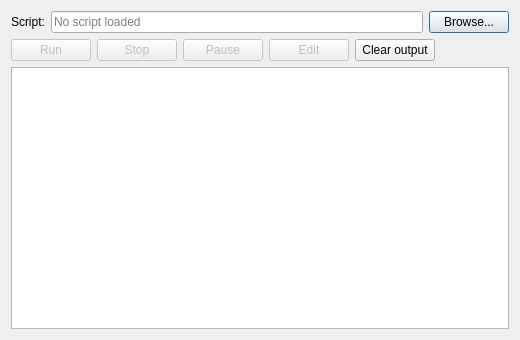
<?xml version="1.0" encoding="UTF-8"?>
<ui version="4.0">
 <class>LuaConsoleDialog</class>
 <widget class="QDialog" name="LuaConsoleDialog">
  <property name="geometry">
   <rect>
    <x>0</x>
    <y>0</y>
    <width>520</width>
    <height>340</height>
   </rect>
  </property>
  <property name="windowTitle">
   <string>Lua Script - melonDS</string>
  </property>
  <layout class="QVBoxLayout" name="verticalLayout">
   <item>
    <layout class="QHBoxLayout" name="layoutScript">
     <item>
      <widget class="QLabel" name="lblScript">
       <property name="text">
        <string>Script:</string>
       </property>
      </widget>
     </item>
     <item>
      <widget class="QLineEdit" name="txtScriptPath">
       <property name="readOnly">
        <bool>true</bool>
       </property>
       <property name="placeholderText">
        <string>No script loaded</string>
       </property>
      </widget>
     </item>
     <item>
      <widget class="QPushButton" name="btnBrowse">
       <property name="text">
        <string>Browse...</string>
       </property>
      </widget>
     </item>
    </layout>
   </item>
   <item>
    <layout class="QHBoxLayout" name="layoutButtons">
     <item>
      <widget class="QPushButton" name="btnRun">
       <property name="enabled">
        <bool>false</bool>
       </property>
       <property name="text">
        <string>Run</string>
       </property>
      </widget>
     </item>
     <item>
      <widget class="QPushButton" name="btnStop">
       <property name="enabled">
        <bool>false</bool>
       </property>
       <property name="text">
        <string>Stop</string>
       </property>
      </widget>
     </item>
     <item>
      <widget class="QPushButton" name="btnPause">
       <property name="enabled">
        <bool>false</bool>
       </property>
       <property name="text">
        <string>Pause</string>
       </property>
      </widget>
     </item>
     <item>
      <widget class="QPushButton" name="btnEdit">
       <property name="enabled">
        <bool>false</bool>
       </property>
       <property name="text">
        <string>Edit</string>
       </property>
      </widget>
     </item>
     <item>
      <widget class="QPushButton" name="btnClear">
       <property name="text">
        <string>Clear output</string>
       </property>
      </widget>
     </item>
     <item>
      <spacer name="buttonSpacer">
       <property name="orientation">
        <enum>Qt::Horizontal</enum>
       </property>
       <property name="sizeHint" stdset="0">
        <size>
         <width>40</width>
         <height>20</height>
        </size>
       </property>
      </spacer>
     </item>
    </layout>
   </item>
   <item>
    <widget class="LuaConsole" name="console">
     <property name="readOnly">
      <bool>true</bool>
     </property>
    </widget>
   </item>
  </layout>
 </widget>
 <customwidgets>
  <customwidget>
   <class>LuaConsole</class>
   <extends>QPlainTextEdit</extends>
   <header>lua/LuaMain.h</header>
  </customwidget>
 </customwidgets>
 <resources/>
 <connections/>
</ui>
